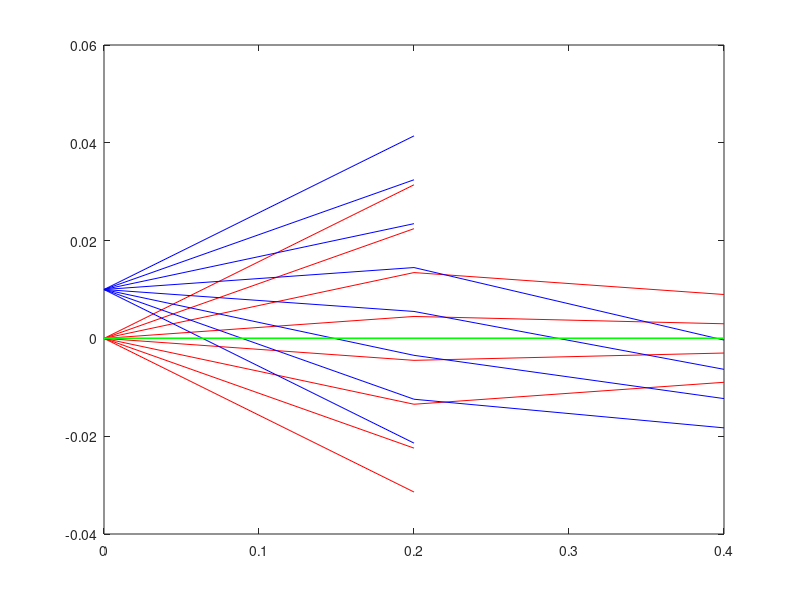

This figure's MATLAB source:
point1 = [zeros(1, 8); linspace(-pi/20, pi/20, 8); zeros(1, 8); zeros(1, 8)];
point2 = [0.01*ones(1, 8); linspace(-pi/20, pi/20, 8); zeros(1, 8); zeros(1, 8)];
%point3 = [-0.01*ones(1, 8); linspace(-pi/20, pi/20, 8); zeros(1, 8); zeros(1, 8)];
point3 = [zeros(1,8); zeros(1,8); zeros(1, 8); zeros(1, 8)];

d1 = 0.2;

M_d1 = [1 d1 0 0; 0 1 0 0; 0 0 1 d1; 0 0 0 1];

point1Prime = zeros(4, 8);
point2Prime = zeros(4, 8);
point3Prime = zeros(4, 8);
for c = 1:length(point1)
    point1Prime(:, c) = M_d1*point1(:, c);
    point2Prime(:, c) = M_d1*point2(:, c);
    point3Prime(:, c) = M_d1*point3(:, c);
end

ray_z1 = [zeros(1,size(point1,2)); d1*ones(1,size(point1,2))];
ray_z2 = [zeros(1,size(point2,2)); d1*ones(1,size(point2,2))];
ray_z3 = [zeros(1,size(point3,2)); d1*ones(1,size(point3,2))];

% first figure just one free space propagation
figure
plot(ray_z1, [point1(1,:); point1Prime(1,:)], "Color", "r");
hold on
plot(ray_z2, [point2(1,:); point2Prime(1,:)], "Color", "b");
plot(ray_z3, [point3(1,:); point3Prime(1,:)], "Color", "g");

focal = 0.15;
radius = 0.02;

remainingRays1 = zeros(4,1);
remainingRays2 = zeros(4,1);
remainingRays3 = zeros(4,1);
count1 = 1;
count2 = 1;
count3 = 1;
for c = 1:length(point1Prime)
    if abs(point1Prime(1, c)) <= radius
        remainingRays1(:, count1) = point1Prime(:, c);
        count1 = count1 + 1;
    end
    if abs(point2Prime(1, c)) <= radius
        remainingRays2(:, count2) = point2Prime(:, c);
        count2 = count2 + 1;
    end
    if abs(point3Prime(1, c)) <= radius
        remainingRays3(:, count3) = point3Prime(:, c);
        count3 = count3 + 1;
    end
end

M_f = [1 0 0 0; -1/focal 1 0 0; 0 0 1 0; 0 0 -1/focal 1];
for c = 1:count1-1
    remainingRays1(:, c) = M_f*remainingRays1(:, c);
end
for c = 1:count2-1
    remainingRays2(:, c) = M_f*remainingRays2(:, c);
end
for c = 1:count3-1
    remainingRays3(:, c) = M_f*remainingRays3(:, c);
end

d2 = 0.2;
    
M_d1 = [1 d2 0 0; 0 1 0 0; 0 0 1 d2; 0 0 0 1];

point1Prime = zeros(4, 1);
point2Prime = zeros(4, 1);
point3Prime = zeros(4, 1);
for c = 1:count1-1
    point1Prime(:, c) = M_d1*remainingRays1(:, c);
end
for c = 1:count2-1
    point2Prime(:, c) = M_d1*remainingRays2(:, c);
end
for c = 1:count3-1
    point3Prime(:, c) = M_d1*remainingRays3(:, c);
end

ray_z1 = [d1*ones(1,size(remainingRays1,2)); (d2+d1)*ones(1,size(remainingRays1,2))];
ray_z2 = [d1*ones(1,size(remainingRays2,2)); (d2+d1)*ones(1,size(remainingRays2,2))];
ray_z3 = [d1*ones(1,size(remainingRays3,2)); (d2+d1)*ones(1,size(remainingRays3,2))];

plot(ray_z1, [remainingRays1(1,:); point1Prime(1,:)], "Color", "r");
plot(ray_z2, [remainingRays2(1,:); point2Prime(1,:)], "Color", "b");
plot(ray_z3, [remainingRays3(1,:); point3Prime(1,:)], "Color", "g");

